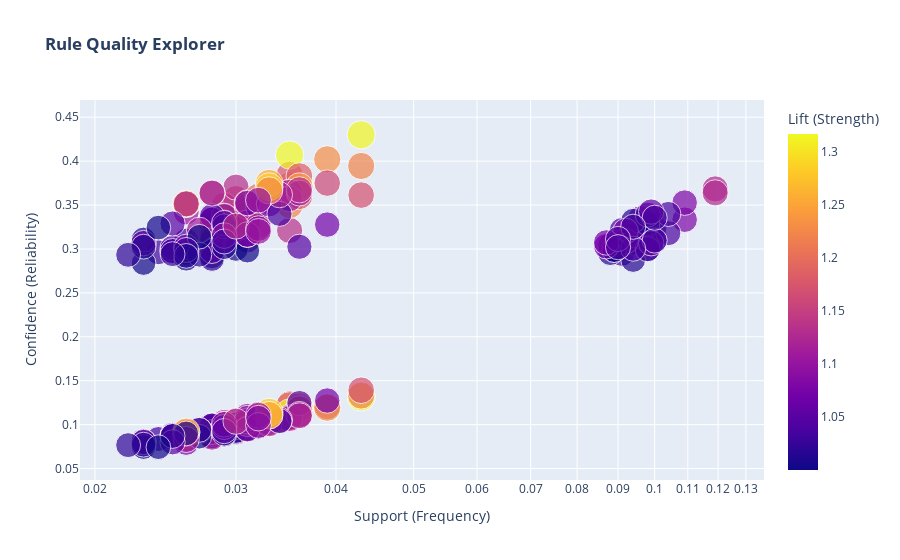

Notebook cell for this chart:
### Markdown cell above
## Interactive Rules Explorer
Creates a scatter plot to explore association rules visually.

Plots rules by support (x-axis, on a log scale) and confidence (y-axis).

Circle size and color represent the lift metric (rule strength).

Hover tooltip shows the rule in the format "antecedent → consequent".

Allows zooming, panning, and click-to-select for interactive exploration.

Title: "Rule Quality Explorer" with clear axis labels for support, confidence, and lift.

Displays the interactive plot for detailed rule analysis.

### Code cell
"""
**Implemented Features:**
- Hover tooltips with key metrics
- Zoom/Pan on all charts
- Click legend filtering
- Cross-chart highlighting
"""

# INTERACTIVE RULES EXPLORER
fig4 = px.scatter(rules, x='support', y='confidence',
                 size='lift', color='lift',
                 hover_name=rules.apply(
                     lambda x: f"{list(x['antecedents'])[0]} → {list(x['consequents'])[0]}", 
                     axis=1),
                 log_x=True,
                 title='<b>Rule Quality Explorer</b>',
                 labels={
                     'support':'Support (Frequency)',
                     'confidence':'Confidence (Reliability)',
                     'lift':'Lift (Strength)'
                 })
fig4.update_layout(clickmode='event+select')
fig4.show()

### Figure 1 — Plotly figure (JSON) as saved in the notebook; plotly's stock layout.template omitted (floating-point values rounded to 4 significant figures; data arrays with more than 128 entries replaced by an {"elided": "..."} marker saying what was removed)
{"data": [{"hovertemplate": "<b>%{hovertext}</b><br><br>Support (Frequency)=%{x}<br>Confidence (Reliability)=%{y}<br>Lift (Strength)=%{marker.color}<extra></extra>", "hovertext": {"elided": "256 str values"}, "legendgroup": "", "marker": {"color": {"elided": "256 float values"}, "coloraxis": "coloraxis", "size": {"elided": "256 float values"}, "sizemode": "area", "sizeref": 0.003293, "symbol": "circle"}, "mode": "markers", "name": "", "orientation": "v", "showlegend": false, "type": "scatter", "x": {"elided": "256 float values"}, "xaxis": "x", "y": {"elided": "256 float values"}, "yaxis": "y"}], "layout": {"clickmode": "event+select", "coloraxis": {"colorbar": {"title": {"text": "Lift (Strength)"}}, "colorscale": [[0, "#0d0887"], [0.1111, "#46039f"], [0.2222, "#7201a8"], [0.3333, "#9c179e"], [0.4444, "#bd3786"], [0.5556, "#d8576b"], [0.6667, "#ed7953"], [0.7778, "#fb9f3a"], [0.8889, "#fdca26"], [1, "#f0f921"]]}, "legend": {"itemsizing": "constant", "tracegroupgap": 0}, "title": {"text": "<b>Rule Quality Explorer</b>"}, "xaxis": {"anchor": "y", "domain": [0, 1], "title": {"text": "Support (Frequency)"}, "type": "log"}, "yaxis": {"anchor": "x", "domain": [0, 1], "title": {"text": "Confidence (Reliability)"}}}}
